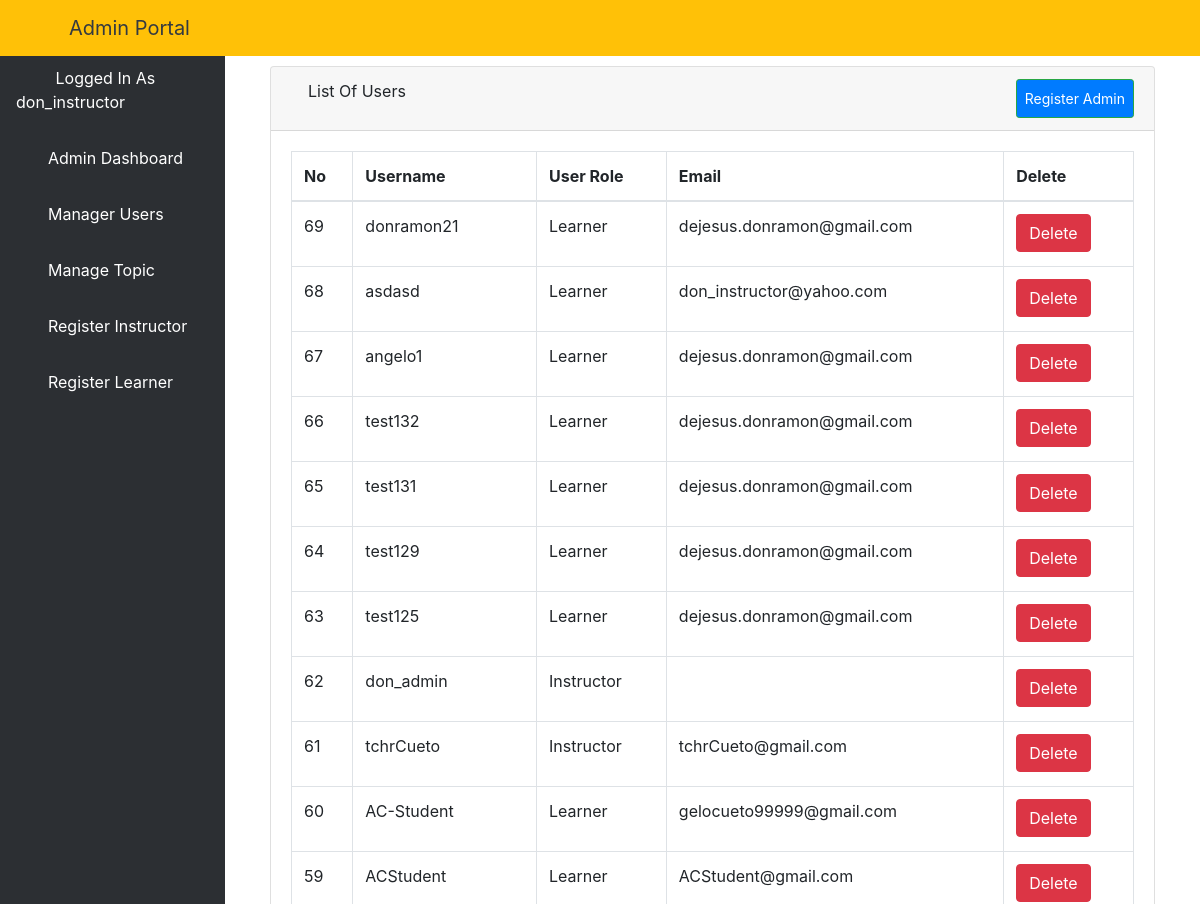
Before: /aluser/ (signed in, upper part) with the older database file.
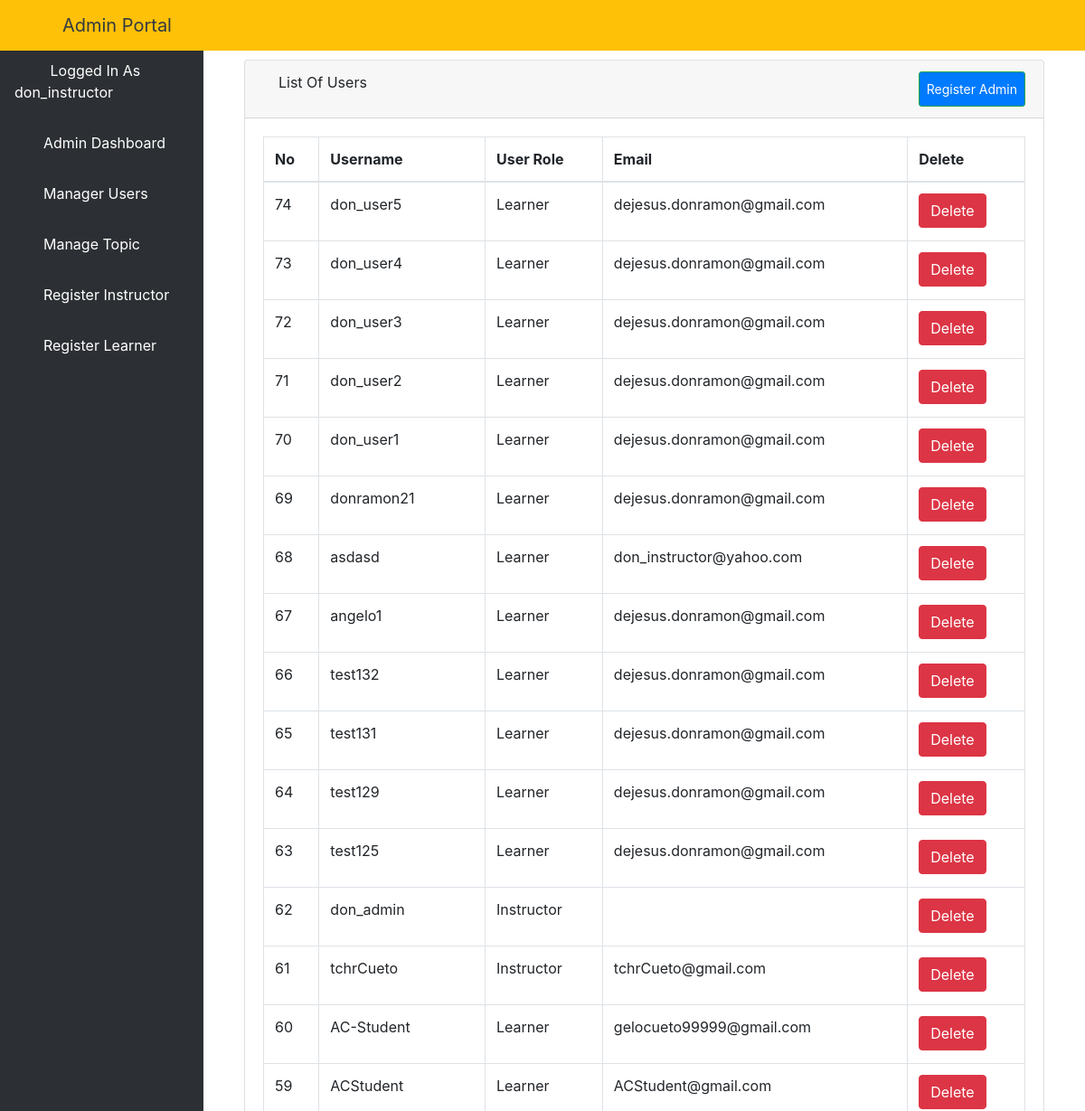
After: the same page with the newer database file.
### elearn/models.py (models this page shows)
class User(AbstractUser):
    is_learner = models.BooleanField(default=False)
    is_instructor = models.BooleanField(default=False)
    is_admin = models.BooleanField(default=False)

### elearn/views.py (the view)
# urls.py: path('aluser/', views.ListUserView.as_view(), name='aluser'),
class ListUserView(LoginRequiredMixin, ListView):
    model = User
    template_name = 'dashboard/admin/list_users.html'
    context_object_name = 'users'
    paginated_by = 10
    def get_queryset(self):
        return User.objects.order_by('-id')

### elearn/templates/dashboard/admin/list_users.html (shortened to what this page needs)
{% extends 'dashboard/admin/base.html' %}
{% block body %}
    <div class="container-fluid">
        <div class="row">
            <div class="col-12 mb-3">
                <div class="col-12 mb-3">
                    <div id="content-wrapper">
                        <div class="container-fluid">
                            <div class="card mb-3">
                                <div class="card-header">
                                    <i class="fas fa-table"></i>
                                    List Of Users
                                    <a class="btn btn-sm btn-success" href="{% url 'create_user_form' %}"
                                       style="padding: 8px; float: right; background-color: #007bff; color: white;">Register
                                        Admin</a>
                                </div>
                                <div class="card-body">
                                    <div class="table-responsive">
                                        <table class="table table-bordered" id="dataTable" width="100%" cellspacing="0">
                                            <thead>
                                            <tr>
                                                <th>No</th>
                                                <th>Username</th>
                                                <th>User Role</th>
                                                <th>Email</th>
                                                <th>Delete</th>
                                            </tr>
                                            </thead>
                                            <tbody>
                                            {% if users %}
                                                {% for user in users %}
                                                    <tr>
                                                        <td>{{ user.id }}</td>
                                                        <td>{{ user.username }}</td>
                                                        <td>{% if user.is_learner == True %}
                                                            <p>Learner</p>
                                                        {% elif user.is_admin == True %}
                                                            <p>Admin</p>
                                                        {% else %}
                                                            <p>Instructor</p>
                                                        {% endif %}
                                                        </td>
                                                        <td>{{ user.email }}</td>
                                                        <td>
                                                            <a href="{% url 'aduser' user.pk %}">
                                                                <button type="button" class="btn btn-danger"> Delete
                                                                </button>
                                                            </a>
                                                        </td>
                                                    </tr>
                                                {% endfor %}
                                            {% endif %}
                                            </tbody>
                                        </table>
                                    </div>
                                </div>
                            </div>
                        </div>
                    </div>
                </div>
            </div>
        </div>
    </div>
{% endblock %}

Changed rows visible on the page:
added User: id "74", username "don_user5", is_learner "Learner", email "dejesus.donramon@gmail.com"
added User: id "73", username "don_user4", is_learner "Learner", email "dejesus.donramon@gmail.com"
added User: id "72", username "don_user3", is_learner "Learner", email "dejesus.donramon@gmail.com"
added User: id "71", username "don_user2", is_learner "Learner", email "dejesus.donramon@gmail.com"
added User: id "70", username "don_user1", is_learner "Learner", email "dejesus.donramon@gmail.com"
